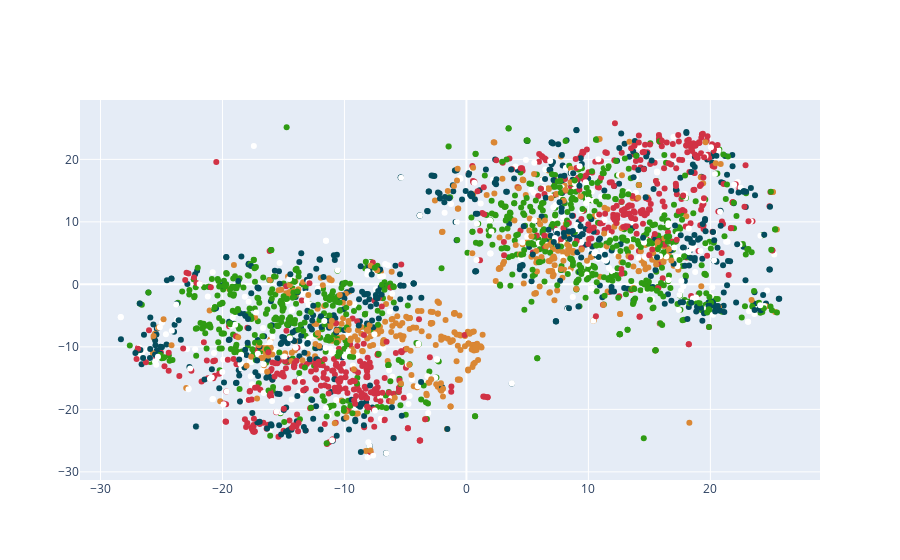

This figure's notebook cell:
### Code cell
plot_tsne(pcaed_arr.reshape(x, y*z), learning_rate=10)

### Figure 1 — Plotly figure (JSON) as saved in the notebook; plotly's stock layout.template omitted (floating-point values rounded to 4 significant figures; data arrays with more than 128 entries replaced by an {"elided": "..."} marker saying what was removed)
{"data": [{"marker": {"color": {"elided": "2859 str values"}}, "mode": "markers", "type": "scatter", "x": {"elided": "2859 float values"}, "y": {"elided": "2859 float values"}}], "layout": {}}
